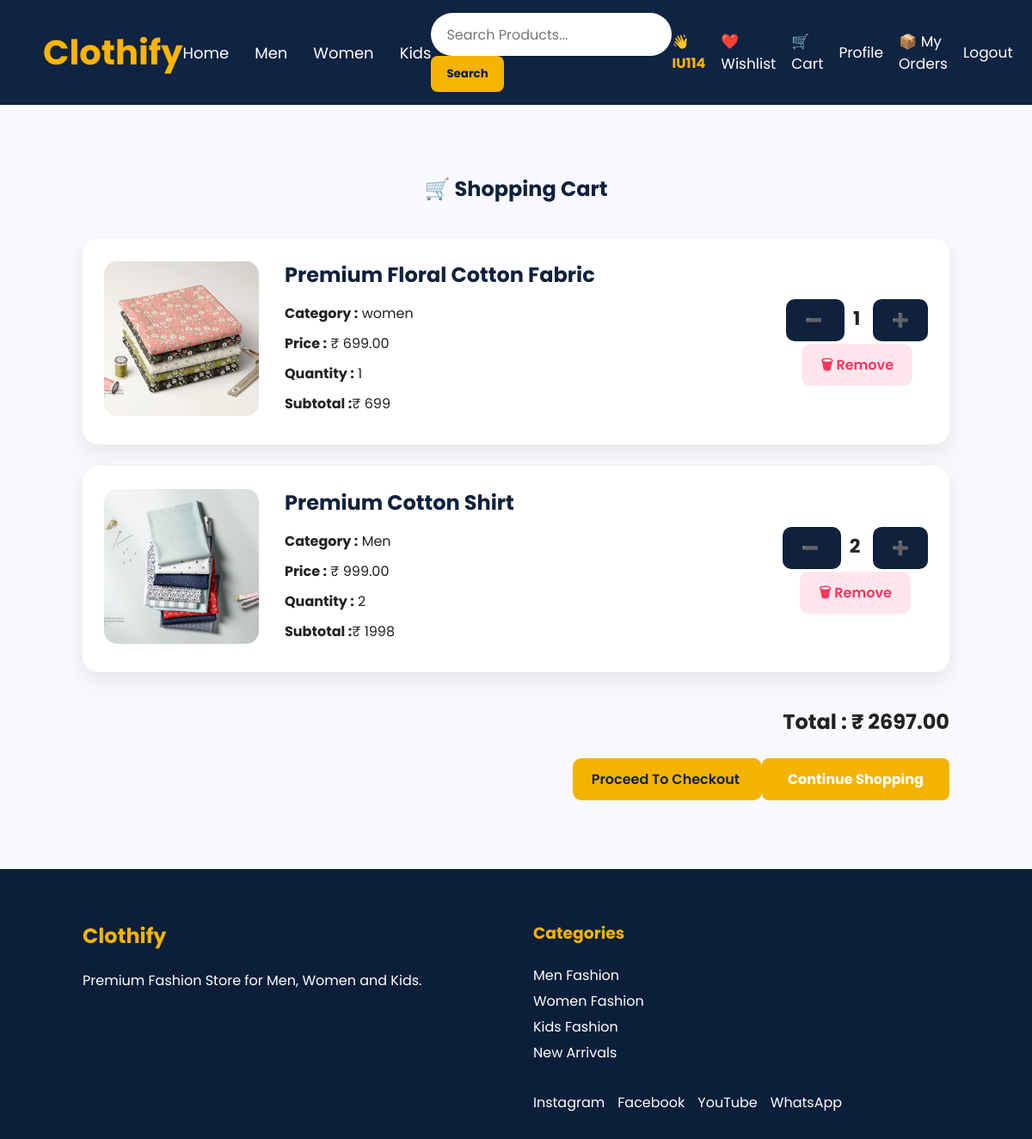
The app's page /cart/ (signed in) with its own data.
### products/models.py (models this page shows, shortened)
class Cart(models.Model):
    user = models.ForeignKey(User, on_delete=models.CASCADE)
    product = models.ForeignKey(Product, on_delete=models.CASCADE)
    quantity = models.PositiveIntegerField(default=1)
    added_at = models.DateTimeField(auto_now_add=True)

class Product(models.Model):
    name = models.CharField(max_length=200)
    price = models.DecimalField(max_digits=10, decimal_places=2)
    original_price = models.DecimalField(
        max_digits=10,
        decimal_places=2,
        default=0
    )
    description = models.TextField()
    category = models.CharField(max_length=100)
    image = models.ImageField(upload_to='products/')
    stock = models.PositiveIntegerField(default=0)
    rating = models.DecimalField(
        max_digits=2,
        decimal_places=1,
        default=5.0
    )
    discount = models.PositiveIntegerField(default=0)
    created_at = models.DateTimeField(auto_now_add=True)

### products/views.py (the view)
# urls.py: path("cart/", views.cart, name="cart"),
@login_required
def cart(request):
    cart_items = Cart.objects.filter(user=request.user)
    total = 0
    for item in cart_items:
        total += item.product.price * item.quantity
    return render(request, "cart.html", {
        "cart_items": cart_items,
        "total": total
    })

### templates/cart.html (shortened to what this page needs)
{% load static %}
<!DOCTYPE html>
<html lang="en">
<head>
    <link rel="stylesheet" href="{% static 'css/style.css' %}">
</head>
<body>
{% include 'navbar.html' %}
<section class="cart-page">
    <div class="cart-container">
        <h1>🛒 Shopping Cart</h1>
        {% if cart_items %}
            {% for item in cart_items %}
            <div class="cart-card">
                <div class="cart-image">
                    <img src="{{ item.product.image.url }}" alt="{{ item.product.name }}">
                </div>
                <div class="cart-info">
                    <h2>{{ item.product.name }}</h2>
                    <p><strong>Category :</strong> {{ item.product.category }}</p>
                    <p><strong>Price :</strong> ₹ {{ item.product.price }}</p>
                    <p><strong>Quantity :</strong> {{ item.quantity }}</p>
                   <p><strong>Subtotal :</strong>₹ {% widthratio item.product.price 1 item.quantity %}</p>
                </div>
               <div class="cart-actions">
    <a href="{% url 'decrease_quantity' item.id %}" class="cart-btn">
        ➖
    </a>
    <span class="qty">
        {{ item.quantity }}
    </span>
    <a href="{% url 'increase_quantity' item.id %}" class="cart-btn">
        ➕
    </a>
    <br><br>
    <a href="{% url 'remove_from_cart' item.id %}" class="wishlist-btn">
        🗑 Remove
    </a>
</div>
            </div>
            {% endfor %}
            <div class="cart-summary">
                <h2>Total : ₹ {{ total }}</h2>
                <a href="#" class="buy-btn">
                    Proceed To Checkout
                </a>
                <a href="/" class="shop-btn">
                    Continue Shopping
                </a>
            </div>
        {% endif %}
    </div>
</section>
{% include 'footer.html' %}
</body>
</html>

### templates/navbar.html
{% load static %}
<nav class="navbar">
    <div class="logo">
        <a href="/">Clothify</a>
    </div>
    <ul class="menu">
        <li><a href="/">Home</a></li>
        <li><a href="/men/">Men</a></li>
        <li><a href="/women/">Women</a></li>
        <li><a href="/kids/">Kids</a></li>
    </ul>
<div class="search-box">
    <form action="{% url 'home' %}" method="GET">
        <input
            type="text"
            name="q"
            placeholder="Search Products..."
            value="{{ request.GET.q }}"
        >
        <button type="submit">
            Search
        </button>
    </form>
</div>
    <div class="nav-icons">
        {% if user.is_authenticated %}
            <span class="username">
                👋 {{ user.username }}
            </span>
            <a href="{% url 'wishlist' %}">❤️ Wishlist</a>
            <a href="{% url 'cart' %}">🛒 Cart</a>
            <a href="{% url 'profile' %}">Profile</a>
            <a href="{% url 'my_orders' %}">📦 My Orders</a>
            <a href="{% url 'logout' %}">Logout</a>
        {% else %}
            <a href="{% url 'login' %}">Login</a>
            <a href="{% url 'register' %}">Register</a>
        {% endif %}
    </div>
</nav>

### static/css/style.css (style rules this page uses)
* { margin:0; padding:0; box-sizing:border-box; font-family:'Poppins',sans-serif; }
html { scroll-behavior:smooth; }
body { background:#f7f9fc; color:#222; }
.navbar { display:flex; justify-content:space-between; align-items:center; padding:15px 50px; background:#0f213d; }
.logo { font-size:40px; font-weight:bold; color:#ffb400; }
.menu { display:flex; list-style:none; gap:30px; }
.menu li { list-style:none; }
.menu a { color:white; text-decoration:none; font-size:20px; }
.search-box input { width:300px; padding:10px; border-radius:8px; border:none; }
.nav-icons { display:flex; gap:20px; }
.nav-icons a { color:white; text-decoration:none; }
.search-box { display:flex; align-items:center; gap:10px; }
.search-box button { height:42px; padding:0 18px; border:none; border-radius:8px; background:#F4B400; color:#0B1F3A; font-weight:bold; cursor:pointer; }
.shop-btn { background:#ffb400; color:#0B1F3A; padding:18px 40px; border-radius:12px; text-decoration:none; font-weight:bold; transition:.3s; }
.search-box input { width:340px; height:50px; border-radius:30px; border:none; padding:0 20px; font-size:17px; }
.wishlist-btn, .cart-btn, .buy-btn { text-decoration:none; padding:13px 22px; border-radius:10px; font-size:16px; font-weight:600; transition:.3s; }
.wishlist-btn { background:#ffe6ec; color:#ff2f5b; }
.cart-btn { background:#0F213D; color:white; }
.buy-btn { background:#F5B301; color:#0F213D; }
.navbar { display:flex; justify-content:space-between; align-items:center; padding:15px 50px; background:#0f2342; position:sticky; top:0; z-index:1000; }
.logo a { text-decoration:none; font-size:40px; font-weight:bold; color:#ffb400; }
.menu li a { text-decoration:none; color:white; font-size:18px; transition:.3s; }
.search-box input { width:280px; padding:10px 18px; border:none; border-radius:30px; outline:none; font-size:16px; }
.nav-icons { display:flex; align-items:center; gap:18px; }
.nav-icons a { text-decoration:none; color:white; font-size:17px; transition:.3s; }
.username { color:#ffb400; font-weight:bold; }
.shop-btn { display:inline-block; padding:12px 30px; background:#F5B301; color:#fff; text-decoration:none; border-radius:8px; transition:.3s; }
.cart-page { padding:80px 8%; background:#f8f9fc; }
.cart-container { max-width:1200px; margin:auto; }
.cart-container h1 { text-align:center; color:#0F213D; margin-bottom:40px; }
.cart-card { display:flex; align-items:center; justify-content:space-between; gap:30px; background:#fff; padding:25px; margin-bottom:25px; border-radius:18px; box-shadow:0 10px 25px rgba(0,0,0,.08); }
.cart-image img { width:180px; height:180px; object-fit:cover; border-radius:15px; }
.cart-info { flex:1; }
.cart-info h2 { color:#0F213D; margin-bottom:15px; }
.cart-info p { margin:10px 0; }
.cart-actions { text-align:center; }
.qty { font-size:22px; font-weight:bold; margin:0 10px; }
.cart-summary { margin-top:40px; text-align:right; }
.cart-summary h2 { margin-bottom:25px; }

### records on screen
Cart: product.image (picture), product.name "Premium Floral Cotton Fabric", product.category "women", product.price "699.00", quantity "1", product+quantity "699"
Cart: product.image (picture), product.name "Premium Cotton Shirt", product.category "Men", product.price "999.00", quantity "2", product+quantity "1998"

### other values on screen
{{ user.username }} "IU114"
{{ total }} "2697.00"
